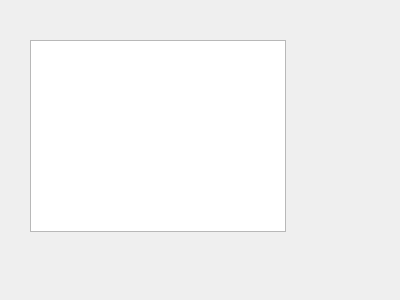
<?xml version="1.0" encoding="UTF-8"?>
<ui version="4.0">
 <class>AboutWindow</class>
 <widget class="QWidget" name="AboutWindow">
  <property name="geometry">
   <rect>
    <x>0</x>
    <y>0</y>
    <width>400</width>
    <height>300</height>
   </rect>
  </property>
  <property name="windowTitle">
   <string>About</string>
  </property>
  <widget class="QTextBrowser" name="textBrowser">
   <property name="geometry">
    <rect>
     <x>30</x>
     <y>40</y>
     <width>256</width>
     <height>192</height>
    </rect>
   </property>
  </widget>
 </widget>
 <resources/>
 <connections/>
</ui>
